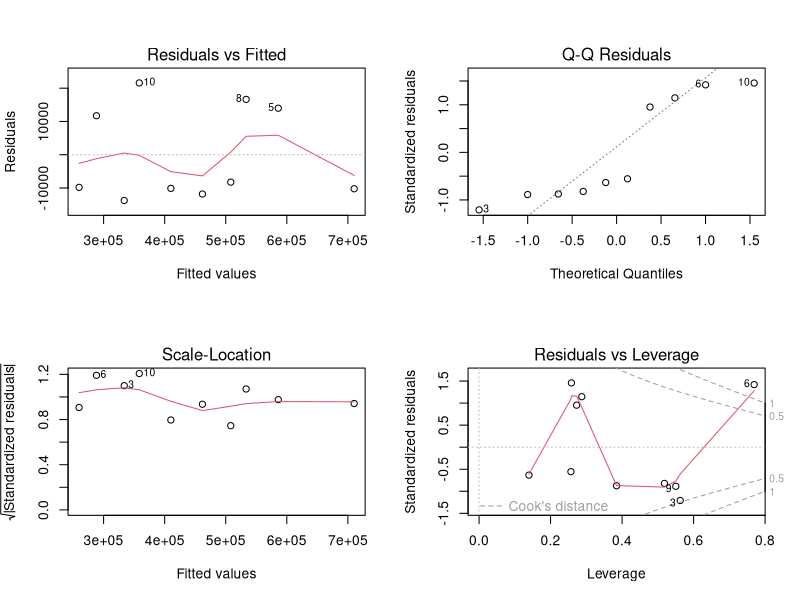

Generate this figure with R:
house_data <- data.frame(
  Price = c(250000, 400000, 320000, 500000, 600000, 300000, 450000, 550000, 700000, 380000),
  Area = c(1200, 1800, 1500, 2200, 2500, 1300, 2000, 2300, 3000, 1600),
  Bedrooms = c(2, 3, 3, 4, 4, 2, 3, 4, 5, 3),
  Distance = c(10, 8, 12, 6, 5, 15, 7, 4, 3, 9) 
  )
print(house_data)
model <- lm(Price ~ Area + Bedrooms + Distance, data = house_data)

summary(model)

new_data <- data.frame(
  Area = c(2100, 1700, 2600),
  Bedrooms = c(3, 2, 4),
  Distance = c(6, 10, 4)
)

predicted_prices <- predict(model, newdata = new_data)
predicted_prices

par(mfrow = c(2,2))  
plot(model)


library(Metrics)

actual <- house_data$Price
predicted <- predict(model)

r2 <- summary(model)$r.squared
rmse_val <- rmse(actual, predicted)
mae_val <- mae(actual, predicted)

cat("R-squared:", r2, "\n")
cat("RMSE:", rmse_val, "\n")
cat("MAE:", mae_val, "\n")
